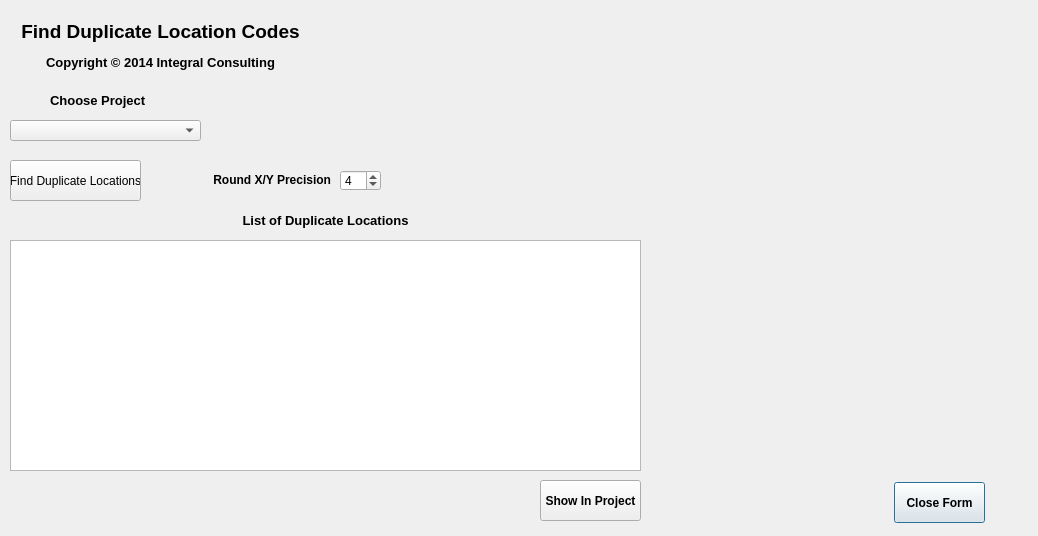
<?xml version="1.0" encoding="UTF-8"?>
<ui version="4.0">
 <class>FindDupLocations</class>
 <widget class="QDialog" name="FindDupLocations">
  <property name="geometry">
   <rect>
    <x>0</x>
    <y>0</y>
    <width>1038</width>
    <height>536</height>
   </rect>
  </property>
  <property name="windowTitle">
   <string>FindDupLocations</string>
  </property>
  <property name="toolTip">
   <string extracomment="Select to see duplicate locations in the current project"/>
  </property>
  <widget class="QLabel" name="lblFindDupLocs">
   <property name="geometry">
    <rect>
     <x>10</x>
     <y>10</y>
     <width>301</width>
     <height>71</height>
    </rect>
   </property>
   <property name="text">
    <string>&lt;html&gt;&lt;head/&gt;&lt;body&gt;&lt;p align=&quot;center&quot;&gt;&lt;span style=&quot; font-size:14pt; font-weight:600;&quot;&gt;Find Duplicate Location Codes&lt;/span&gt;&lt;/p&gt;&lt;p align=&quot;center&quot;&gt;&lt;span style=&quot; font-size:10pt; font-weight:600;&quot;&gt;Copyright © 2014 Integral Consulting&lt;/span&gt;&lt;/p&gt;&lt;/body&gt;&lt;/html&gt;</string>
   </property>
  </widget>
  <widget class="QPushButton" name="pbClose">
   <property name="geometry">
    <rect>
     <x>894</x>
     <y>482</y>
     <width>91</width>
     <height>41</height>
    </rect>
   </property>
   <property name="font">
    <font>
     <weight>75</weight>
     <bold>true</bold>
    </font>
   </property>
   <property name="text">
    <string>Close Form</string>
   </property>
  </widget>
  <widget class="QLabel" name="lblChoosePrjct">
   <property name="geometry">
    <rect>
     <x>50</x>
     <y>90</y>
     <width>111</width>
     <height>21</height>
    </rect>
   </property>
   <property name="font">
    <font>
     <pointsize>10</pointsize>
     <weight>75</weight>
     <bold>true</bold>
    </font>
   </property>
   <property name="text">
    <string>Choose Project</string>
   </property>
  </widget>
  <widget class="QComboBox" name="cbxChoosePrjct">
   <property name="geometry">
    <rect>
     <x>10</x>
     <y>120</y>
     <width>191</width>
     <height>21</height>
    </rect>
   </property>
   <property name="focusPolicy">
    <enum>Qt::WheelFocus</enum>
   </property>
  </widget>
  <widget class="QListWidget" name="lstListLocations">
   <property name="geometry">
    <rect>
     <x>10</x>
     <y>240</y>
     <width>631</width>
     <height>231</height>
    </rect>
   </property>
   <property name="lineWidth">
    <number>100</number>
   </property>
   <property name="alternatingRowColors">
    <bool>true</bool>
   </property>
   <property name="selectionMode">
    <enum>QAbstractItemView::ExtendedSelection</enum>
   </property>
  </widget>
  <widget class="QPushButton" name="pbRunQry">
   <property name="geometry">
    <rect>
     <x>10</x>
     <y>160</y>
     <width>131</width>
     <height>41</height>
    </rect>
   </property>
   <property name="text">
    <string>Find Duplicate Locations</string>
   </property>
  </widget>
  <widget class="QPushButton" name="pbShowLocs">
   <property name="geometry">
    <rect>
     <x>540</x>
     <y>480</y>
     <width>101</width>
     <height>41</height>
    </rect>
   </property>
   <property name="font">
    <font>
     <weight>75</weight>
     <bold>true</bold>
    </font>
   </property>
   <property name="toolTip">
    <string extracomment="Select to see locations in the project"/>
   </property>
   <property name="text">
    <string>Show In Project</string>
   </property>
  </widget>
  <widget class="QLabel" name="lblChoosePrjct_2">
   <property name="geometry">
    <rect>
     <x>10</x>
     <y>210</y>
     <width>631</width>
     <height>21</height>
    </rect>
   </property>
   <property name="font">
    <font>
     <pointsize>10</pointsize>
     <weight>75</weight>
     <bold>true</bold>
    </font>
   </property>
   <property name="text">
    <string>&lt;html&gt;&lt;head/&gt;&lt;body&gt;&lt;p align=&quot;center&quot;&gt;List of Duplicate Locations&lt;/p&gt;&lt;/body&gt;&lt;/html&gt;</string>
   </property>
  </widget>
  <widget class="QSpinBox" name="spxAdjPrecision">
   <property name="geometry">
    <rect>
     <x>340</x>
     <y>170</y>
     <width>41</width>
     <height>21</height>
    </rect>
   </property>
   <property name="toolTip">
    <string extracomment="Change to round the X and Y coordinates to this number of digits beyond the decimal point."/>
   </property>
   <property name="maximum">
    <number>6</number>
   </property>
   <property name="value">
    <number>4</number>
   </property>
  </widget>
  <widget class="QLabel" name="lblAdjPrecision">
   <property name="geometry">
    <rect>
     <x>180</x>
     <y>170</y>
     <width>151</width>
     <height>20</height>
    </rect>
   </property>
   <property name="font">
    <font>
     <weight>75</weight>
     <bold>true</bold>
    </font>
   </property>
   <property name="text">
    <string>&lt;html&gt;&lt;head/&gt;&lt;body&gt;&lt;p align=&quot;right&quot;&gt;Round X/Y Precision&lt;/p&gt;&lt;/body&gt;&lt;/html&gt;</string>
   </property>
  </widget>
 </widget>
 <resources/>
 <connections/>
</ui>
